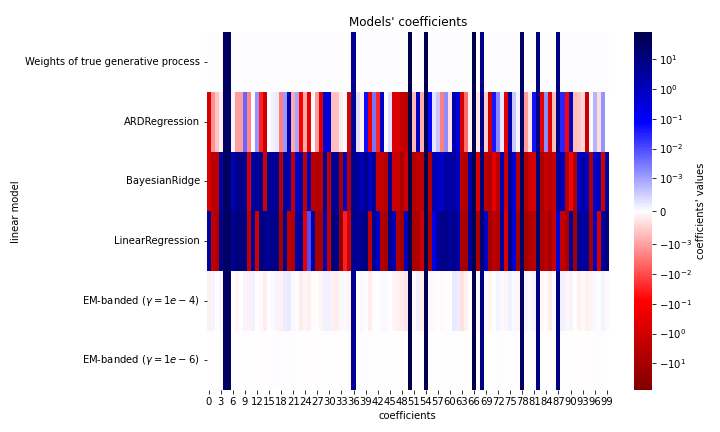

Reproduce this figure in Python.
#!/usr/bin/env python3
# -*- coding: utf-8 -*-
"""
Copy paste from https://scikit-learn.org/stable/auto_examples/linear_model/plot_ard.html#sphx-glr-auto-examples-linear-model-plot-ard-py

Compare with the reference models
"""

from sklearn.datasets import make_regression

X, y, true_weights = make_regression(
    n_samples=100,
    n_features=100,
    n_informative=10,
    noise=8,
    coef=True,
    random_state=42,
)

import pandas as pd

from sklearn.linear_model import ARDRegression, BayesianRidge, LinearRegression
import embanded

olr = LinearRegression().fit(X, y)
brr = BayesianRidge(compute_score=True, n_iter=30).fit(X, y)
ard = ARDRegression(compute_score=True, n_iter=30).fit(X, y)

"""
We wish do declare separate hyperparameters to each predictor. We thus prepare a list F where each element in the list contains a column in X
"""

F = [X[:,[i]] for i in range(X.shape[1])]


"""
Fit the model
"""

clf_em = embanded.EMBanded(num_features=len(F),remove_intercept=True,max_iterations=200,
                                   tau =1e-4,
                                   phi=1e-4,
                                   eta=1e-4,
                                   kappa=1e-4)
clf_em.fit(F,y[:,None])

"""
For the sake of completeness we also consider tau=phi=eta=gamma=1e-6
"""


clf_em_alt = embanded.EMBanded(num_features=len(F),remove_intercept=True,max_iterations=200,
                                   tau =1e-6,
                                   phi=1e-6,
                                   eta=1e-6,
                                   kappa=1e-6)
clf_em_alt.fit(F,y[:,None])


df = pd.DataFrame(
    {
        "Weights of true generative process": true_weights,
        "ARDRegression": ard.coef_,
        "BayesianRidge": brr.coef_,
        "LinearRegression": olr.coef_,
        r"EM-banded ($\gamma=1e-4$)": clf_em.W.ravel(),
        r"EM-banded ($\gamma=1e-6$)": clf_em_alt.W.ravel(),
    }
)


import matplotlib.pyplot as plt
import seaborn as sns
from matplotlib.colors import SymLogNorm

plt.figure(figsize=(10, 6))
ax = sns.heatmap(
    df.T,
    norm=SymLogNorm(linthresh=10e-4, vmin=-80, vmax=80),
    cbar_kws={"label": "coefficients' values"},
    cmap="seismic_r",
)
plt.ylabel("linear model")
plt.xlabel("coefficients")
plt.tight_layout(rect=(0, 0, 1, 0.95))
_ = plt.title("Models' coefficients")

# The following command was used to store the file "example_sklearn.png":
# plt.savefig('example_sklearn.png')
